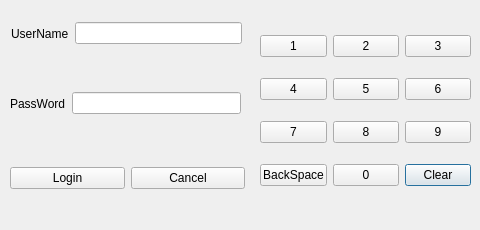
<?xml version="1.0" encoding="UTF-8"?>
<ui version="4.0">
 <class>LogWidget</class>
 <widget class="QDialog" name="LogWidget">
  <property name="geometry">
   <rect>
    <x>0</x>
    <y>0</y>
    <width>480</width>
    <height>230</height>
   </rect>
  </property>
  <property name="windowTitle">
   <string>Dialog</string>
  </property>
  <widget class="QWidget" name="gridLayoutWidget">
   <property name="geometry">
    <rect>
     <x>260</x>
     <y>20</y>
     <width>211</width>
     <height>181</height>
    </rect>
   </property>
   <layout class="QGridLayout" name="gridLayout">
    <item row="3" column="2">
     <widget class="QPushButton" name="pb_clear">
      <property name="text">
       <string>Clear</string>
      </property>
     </widget>
    </item>
    <item row="1" column="2">
     <widget class="QPushButton" name="pb_6">
      <property name="text">
       <string>6</string>
      </property>
     </widget>
    </item>
    <item row="0" column="2">
     <widget class="QPushButton" name="pb_3">
      <property name="text">
       <string>3</string>
      </property>
     </widget>
    </item>
    <item row="2" column="2">
     <widget class="QPushButton" name="pb_9">
      <property name="text">
       <string>9</string>
      </property>
     </widget>
    </item>
    <item row="0" column="0">
     <widget class="QPushButton" name="pb_1">
      <property name="text">
       <string>1</string>
      </property>
     </widget>
    </item>
    <item row="2" column="0">
     <widget class="QPushButton" name="pb_7">
      <property name="text">
       <string>7</string>
      </property>
     </widget>
    </item>
    <item row="0" column="1">
     <widget class="QPushButton" name="pb_2">
      <property name="text">
       <string>2</string>
      </property>
     </widget>
    </item>
    <item row="1" column="0">
     <widget class="QPushButton" name="pb_4">
      <property name="text">
       <string>4</string>
      </property>
     </widget>
    </item>
    <item row="3" column="0">
     <widget class="QPushButton" name="pb_bk">
      <property name="text">
       <string>BackSpace</string>
      </property>
     </widget>
    </item>
    <item row="2" column="1">
     <widget class="QPushButton" name="pb_8">
      <property name="text">
       <string>8</string>
      </property>
     </widget>
    </item>
    <item row="3" column="1">
     <widget class="QPushButton" name="pb_0">
      <property name="text">
       <string>0</string>
      </property>
     </widget>
    </item>
    <item row="1" column="1">
     <widget class="QPushButton" name="pb_5">
      <property name="text">
       <string>5</string>
      </property>
     </widget>
    </item>
   </layout>
  </widget>
  <widget class="QWidget" name="layoutWidget">
   <property name="geometry">
    <rect>
     <x>11</x>
     <y>20</y>
     <width>231</width>
     <height>27</height>
    </rect>
   </property>
   <layout class="QHBoxLayout" name="horizontalLayout">
    <item>
     <widget class="QLabel" name="label">
      <property name="text">
       <string>UserName</string>
      </property>
     </widget>
    </item>
    <item>
     <widget class="QLineEdit" name="tx_usr">
      <property name="text">
       <string/>
      </property>
      <property name="clearButtonEnabled">
       <bool>false</bool>
      </property>
     </widget>
    </item>
   </layout>
  </widget>
  <widget class="QWidget" name="layoutWidget">
   <property name="geometry">
    <rect>
     <x>10</x>
     <y>90</y>
     <width>231</width>
     <height>27</height>
    </rect>
   </property>
   <layout class="QHBoxLayout" name="horizontalLayout_2">
    <item>
     <widget class="QLabel" name="label_2">
      <property name="text">
       <string>PassWord</string>
      </property>
     </widget>
    </item>
    <item>
     <widget class="QLineEdit" name="tx_pw">
      <property name="text">
       <string/>
      </property>
      <property name="echoMode">
       <enum>QLineEdit::Normal</enum>
      </property>
     </widget>
    </item>
   </layout>
  </widget>
  <widget class="QWidget" name="layoutWidget">
   <property name="geometry">
    <rect>
     <x>10</x>
     <y>160</y>
     <width>235</width>
     <height>36</height>
    </rect>
   </property>
   <layout class="QHBoxLayout" name="horizontalLayout_3">
    <item>
     <widget class="QPushButton" name="pb_log">
      <property name="text">
       <string>Login</string>
      </property>
     </widget>
    </item>
    <item>
     <widget class="QPushButton" name="pb_cancel">
      <property name="text">
       <string>Cancel</string>
      </property>
     </widget>
    </item>
   </layout>
  </widget>
 </widget>
 <resources/>
 <connections/>
</ui>
